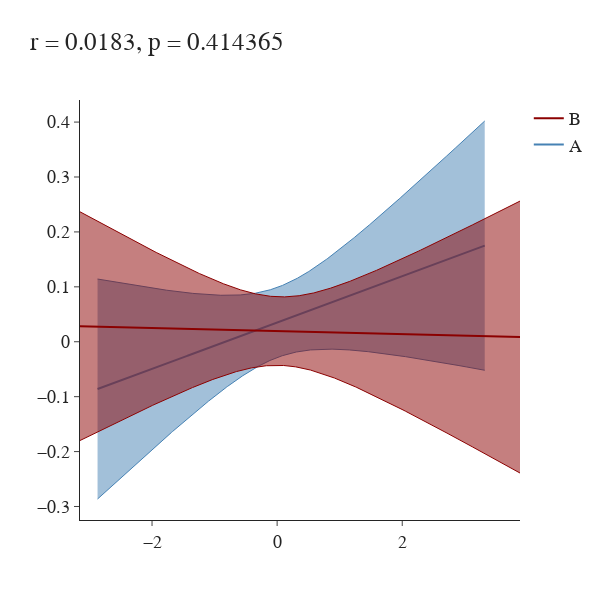

Here is the notebook cell this chart was saved with:
### Markdown cell above
#### 5. Plot only lines of best fit with confidence intervals, and without points

### Code cell
visualizations.correlation_plot(data_x=corr_data['X'].values,
                                data_y=corr_data['Y'].values,
                                groups=corr_data['Group'].values,
                                colors=corr_colors,
                                plot_points=False,
                                plot_fits=True,
                                plot_ci=True)

### Figure 1 — Plotly figure (JSON) as saved in the notebook; plotly's stock layout.template omitted (floating-point values rounded to 4 significant figures; data arrays with more than 128 entries replaced by an {"elided": "..."} marker saying what was removed)
{"data": [{"line": {"color": "steelblue", "width": 2}, "mode": "lines", "name": "A", "type": "scatter", "x": {"elided": "1000 float values"}, "y": {"elided": "1000 float values"}}, {"legendgroup": "A", "line": {"width": 1}, "marker": {"color": "steelblue", "size": 0}, "mode": "lines", "name": "A", "showlegend": false, "type": "scatter", "x": {"elided": "1000 float values"}, "y": {"elided": "1000 float values"}}, {"fill": "tonexty", "legendgroup": "A", "line": {"width": 1}, "marker": {"color": "steelblue", "size": 0}, "mode": "lines", "name": "A", "showlegend": false, "type": "scatter", "x": {"elided": "1000 float values"}, "y": {"elided": "1000 float values"}}, {"line": {"color": "darkred", "width": 2}, "mode": "lines", "name": "B", "type": "scatter", "x": {"elided": "1000 float values"}, "y": {"elided": "1000 float values"}}, {"legendgroup": "B", "line": {"width": 1}, "marker": {"color": "darkred", "size": 0}, "mode": "lines", "name": "B", "showlegend": false, "type": "scatter", "x": {"elided": "1000 float values"}, "y": {"elided": "1000 float values"}}, {"fill": "tonexty", "legendgroup": "B", "line": {"width": 1}, "marker": {"color": "darkred", "size": 0}, "mode": "lines", "name": "B", "showlegend": false, "type": "scatter", "x": {"elided": "1000 float values"}, "y": {"elided": "1000 float values"}}], "layout": {"autosize": false, "dragmode": "pan", "font": {"family": "Arial", "size": 18}, "height": 600, "showlegend": true, "title": {"text": " r = 0.0183, p = 0.414365"}, "width": 600}}
